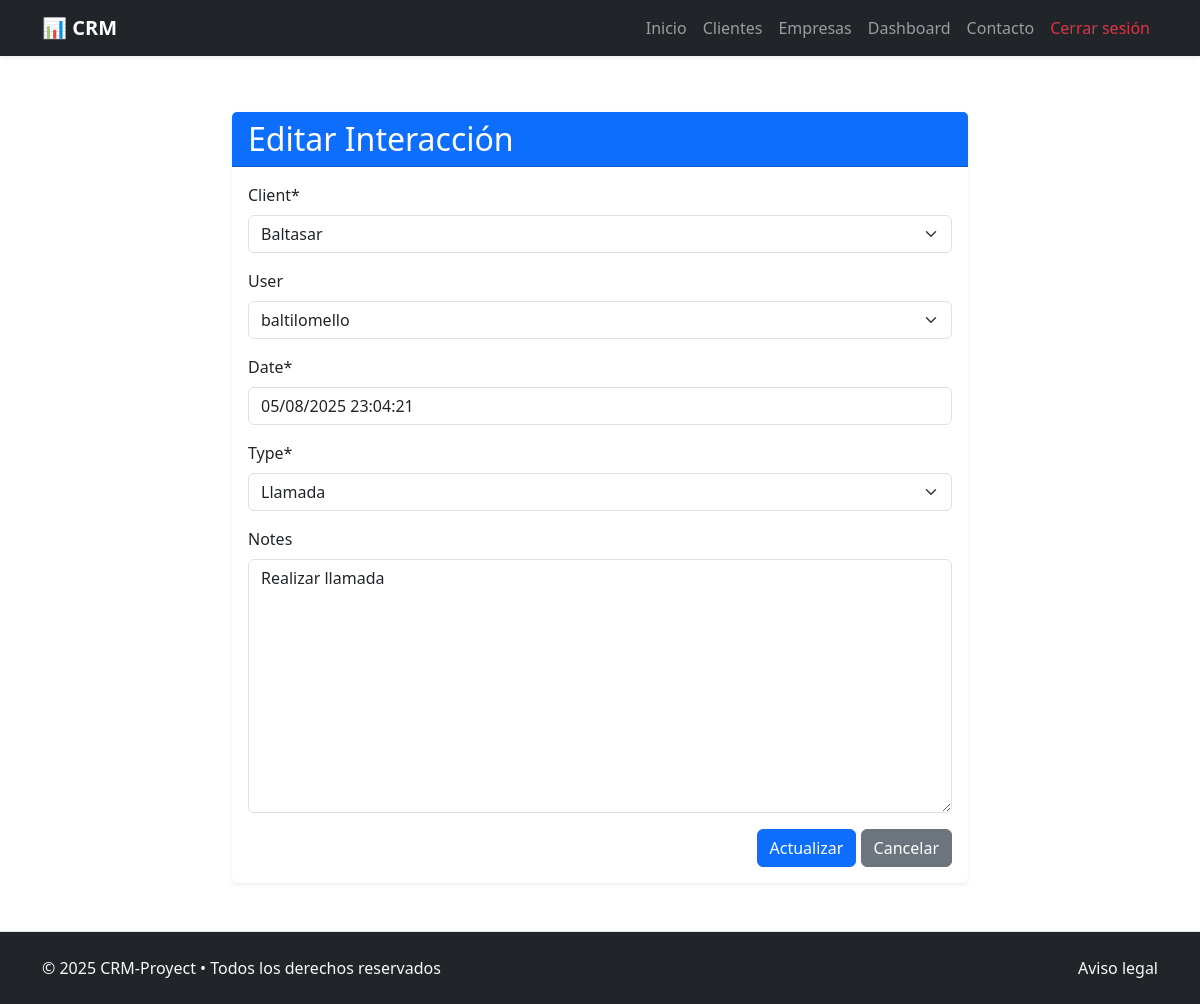
The page /interaction/1/update/ (signed in) on the database its author committed.
### crm_app/models.py (models this page shows, shortened)
class Interaction(models.Model):
    TYPE_CHOICES = [
        ('call', 'Llamada'),
        ('meeting', 'Reunión'),
        ('email', 'Email'),
        ('other', 'Otro'),
    ]
    client = models.ForeignKey(Client, on_delete=models.CASCADE, related_name='interactions') #Cliente relacionado
    user = models.ForeignKey(User, on_delete=models.SET_NULL, blank=True, null=True, related_name='interactions') #Usuario que hizo la interaccion
    date = models.DateTimeField() #Fecha de la interaccion
    type = models.CharField(max_length=20, choices=TYPE_CHOICES) #Tipo de interaccion
    notes = models.TextField(blank=True) #Notas de la interaccion
    created_at = models.DateTimeField(auto_now_add=True) #Fecha de creación
    updated_at = models.DateTimeField(auto_now=True) #Fecha de ultima actualización

### crm_app/views.py (the view, shortened to what this page needs)
# urls.py: path("interaction/<pk>/update/", InteractionUpdateView.as_view(), name="interaction_update"),
@method_decorator(login_required, name='dispatch')
class InteractionUpdateView(UpdateView):
    template_name = '../templates/interactions/interaction_update.html'
    model = Interaction
    form_class = InteractionCreateForm
    success_url = reverse_lazy('client_detail')
    def dispatch(self, request, *args, **kwargs):
        self.interaction = self.get_object()
        self.client = self.interaction.client
        return super().dispatch(request, *args, **kwargs)
    def get_context_data(self, **kwargs):
        context = super().get_context_data(**kwargs)
        context['client'] = self.client
        return context

### crm_app/forms.py
class InteractionCreateForm(forms.ModelForm):
    class Meta:
        model = Interaction
        fields = [
            "client",
            "user",
            "date",
            "type",
            "notes",
        ]

### crm_app/models.py (called while the page is built)
    def __str__(self):
        return self.name

### crm_project/templates/interactions/interaction_update.html (shortened to what this page needs)
{% extends "general/layout.html" %}
{% load crispy_forms_tags %}
{% block page_content %}
<div class="container my-5">
    <div class="row justify-content-center">
        <div class="col-12 col-md-8">
            <div class="card shadow-sm border-0">
                <div class="card-header bg-primary text-white">
                    <h2 class="mb-0">Editar Interacción</h2>
                </div>
                <div class="card-body">
                    <form action="" method="post" enctype="multipart/form-data">
                        <div class="mb-3">
                            {{ form.client|as_crispy_field }}
                        </div>
                        <div class="mb-3">
                            {{ form.user|as_crispy_field }}
                        </div>
                        <div class="mb-3">
                            {{ form.date|as_crispy_field }}
                        </div>
                        <div class="mb-3">
                            {{ form.type|as_crispy_field }}
                        </div>
                        <div class="mb-3">
                            {{ form.notes|as_crispy_field }}
                        </div>
                        <div class="text-end">
                            <button class="btn btn-primary">Actualizar</button>
                            <a href="{% url 'client_detail' client.pk %}" class="btn btn-secondary">Cancelar</a>
                        </div>
                    </form>
                </div>
            </div>
        </div>
    </div>
</div>
{% endblock %}

### rows shown on the page
Interaction: client "Baltasar", user "baltilomello", date "05/08/2025 23:04:21", type "Llamada", notes "Realizar llamada"
